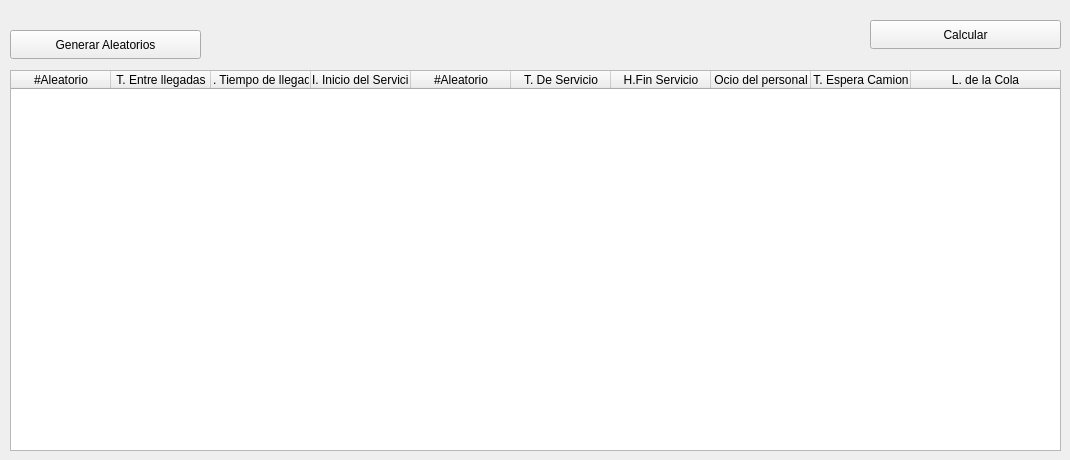
         <widget class="QWidget" name="tab_3">
          <attribute name="title">
           <string>3 personas</string>
          </attribute>
          <widget class="QPushButton" name="btngenerar_colas3p">
           <property name="geometry">
            <rect>
             <x>10</x>
             <y>30</y>
             <width>191</width>
             <height>29</height>
            </rect>
           </property>
           <property name="text">
            <string>Generar Aleatorios</string>
           </property>
          </widget>
          <widget class="QTableWidget" name="tabla_colas_3">
           <property name="geometry">
            <rect>
             <x>10</x>
             <y>70</y>
             <width>1051</width>
             <height>381</height>
            </rect>
           </property>
           <attribute name="horizontalHeaderMinimumSectionSize">
            <number>40</number>
           </attribute>
           <attribute name="horizontalHeaderStretchLastSection">
            <bool>true</bool>
           </attribute>
           <attribute name="verticalHeaderVisible">
            <bool>false</bool>
           </attribute>
           <attribute name="verticalHeaderCascadingSectionResizes">
            <bool>false</bool>
           </attribute>
           <attribute name="verticalHeaderDefaultSectionSize">
            <number>40</number>
           </attribute>
           <attribute name="verticalHeaderMinimumSectionSize">
            <number>40</number>
           </attribute>
           <column>
            <property name="text">
             <string>#Aleatorio</string>
            </property>
           </column>
           <column>
            <property name="text">
             <string>T. Entre llegadas</string>
            </property>
           </column>
           <column>
            <property name="text">
             <string>H. Tiempo de llegada</string>
            </property>
           </column>
           <column>
            <property name="text">
             <string>H. Inicio del Servicio</string>
            </property>
           </column>
           <column>
            <property name="text">
             <string>#Aleatorio</string>
            </property>
           </column>
           <column>
            <property name="text">
             <string>T. De Servicio</string>
            </property>
           </column>
           <column>
            <property name="text">
             <string>H.Fin Servicio</string>
            </property>
           </column>
           <column>
            <property name="text">
             <string>Ocio del personal</string>
            </property>
           </column>
           <column>
            <property name="text">
             <string>T. Espera Camion</string>
            </property>
           </column>
           <column>
            <property name="text">
             <string>L. de la Cola</string>
            </property>
           </column>
          </widget>
          <widget class="QPushButton" name="btncalcular_colas3p">
           <property name="geometry">
            <rect>
             <x>870</x>
             <y>20</y>
             <width>191</width>
             <height>29</height>
            </rect>
           </property>
           <property name="text">
            <string>Calcular</string>
           </property>
          </widget>
         </widget>
